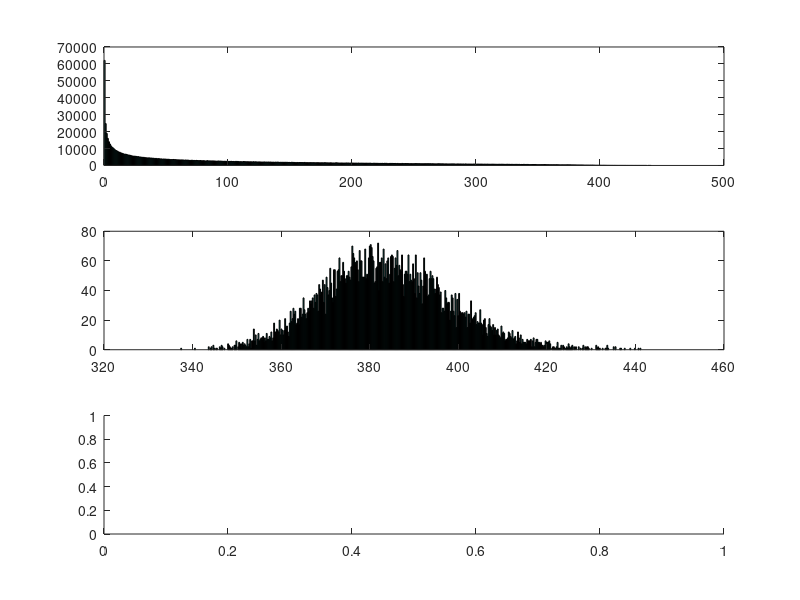

Reproduce this figure in MATLAB. (Note: this script raises an error after producing the figure.)
%--------------------------------------------------------------------------
% Semicircle law for the GOE and beyond:
% 1. Semicircle law for GOE
% 2. Min singular value law
% 3. Conditional number law
%-------------------------------------------------------------------------- 


n       = 100;                                                             % dimension of random matrices
num     = 10000;                                                          % number of sample
eigen_H = zeros(n, num);                                                   % eigenvalue for Harr ensemble
eigen_G = zeros(n, num);                                                   % eigenvalue for GOE
sing_G  = zeros(num, 1);                                                   % min singular value for GOE
cond_G  = zeros(num, 1);                                                   % conditional number for GOE
gen     = 1;                                                               % indicator for generator
sym_c   = 2;                                                               % choice of symmetrization


tic;
for i = 1:num
    
    
    % this check the semicircle law of GOE
    switch gen
        case 1
            % entries given by Gaussian
            A_1             = randn(n, n);
        case 2
            % entries given by exponential
            A_1             = -log(rand(n, n));
        case 3
            % entries given by Cauchy
            A_1             = tan(pi * (rand(n, n) - 0.5 ));
        otherwise
            print('Unknown generator');
    end
    
    
    % symmetrization
    switch sym_c
        case 1
            % symmetrize using (A + A^T)/2, with diagonal elements ~ N(0,\sqrt(2)), other ~ N(0,1)
            A               = (A_1 + A_1')/ sqrt(2 * n);
        case 2
            % symmetrize using AA^T
            A               = A_1 * A_1';
        otherwise
            print('Unknown symmetrization method');
    end
    [V, D]          = eig(A);
    eigen_G(:, i)   = diag(D);
    sing_G(i)    = max(diag(D));
    cond_G(i)    = cond(A);
    
  
    % this check the semicircle law of correspondent incorrect sampling function of
    % Harr measure
%     A               = Harr_O(n);
%     eigen_H(:, i)   = eig(A);
    
    
end
toc;


%eigen_H = reshape(eigen_H, num * n, 1);
eigen_G = reshape(eigen_G, num * n, 1);
eigen_G = sort(eigen_G);
cond_G  = sort(cond_G);
subplot(3,1,1)
hist(eigen_G, 500);
subplot(3,1,2)
hist(sing_G, 500);
subplot(3,1,3)
hist(cond_G(1:60000), 500);